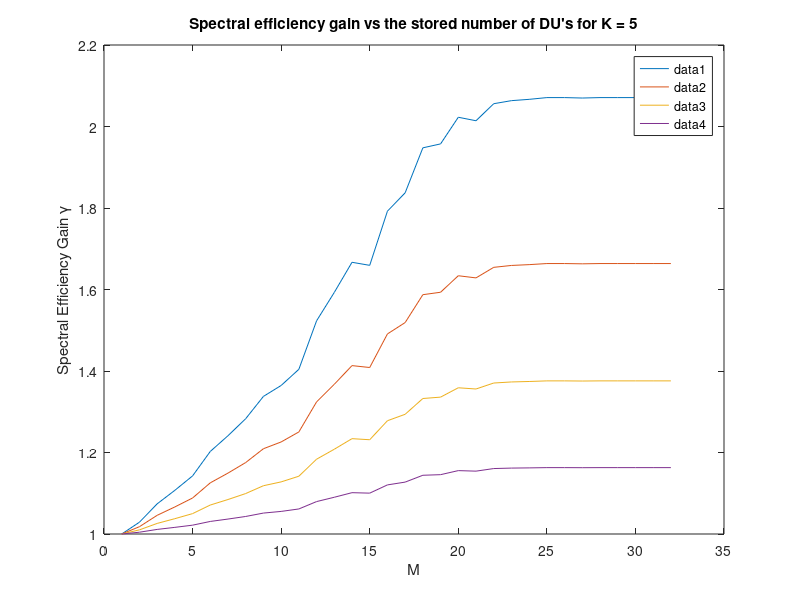

This chart was generated by the following MATLAB code:
%% This is Data dependent on previous value of ps form simulate_algo2
%  Just run with equal values of K.
load("ps_mat_k_5.mat")
Marker(1) = "*";
Marker(2) = 'o';
Marker(3) = 'x';
Marker(4) = 's';
iterNo = 0;
gamma_arr = [];

for N = [6,8,12,24]
    iterNo = iterNo +1;
K = 5;
M = 1:32;
SNR = 10;% SNR = 10db = 10log100; ratio 
n1=2*N/(2*N-K);
n2=log(1+n1*SNR)/log(1+SNR);
gamma = 1-ps + n1*n2*ps;
gamma_arr = [gamma_arr; gamma];
plot(M,gamma);%,Marker(iterNo),"MarkerSize",12,"LineWidth",2);

hold on;
legend;
end
% plot(gamma_arr(1,:),Marker(1));
title("Spectral efficiency gain vs the stored number of DU's for K = 5");
xlabel("M");
ylabel('Spectral Efficiency Gain \gamma');